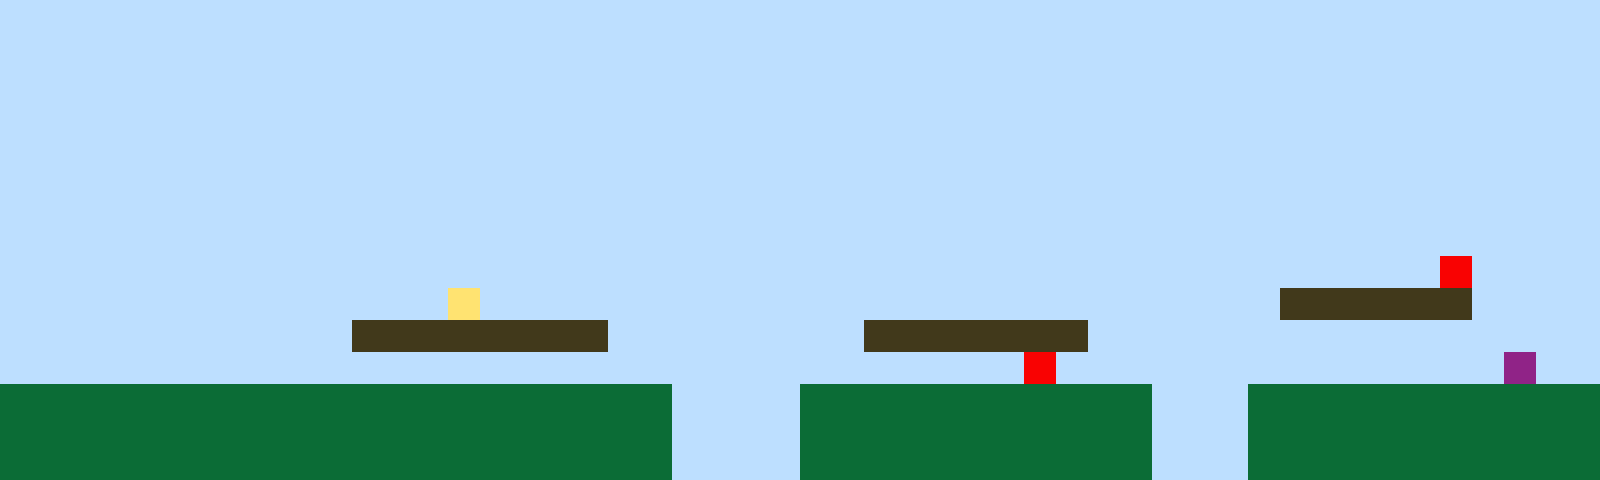

A 2D game scene composited from a Tiled map and its tileset images. What follows is a short description and the map's XML, with every tile layer's data as written:
An orthogonal 50x15 tile map with 32x32 px tiles, 1 tile layer (Tile Layer 1).

<map version="1.10" tiledversion="1.11.2" orientation="orthogonal" renderorder="right-up" width="50" height="15" tilewidth="32" tileheight="32" infinite="0" nextlayerid="2" nextobjectid="1"><editorsettings><export target="map1.csv" format="csv" /></editorsettings><tileset firstgid="1" name="sprites" tilewidth="32" tileheight="32" tilecount="6" columns="3"><image source="sprites.png" width="96" height="64" /></tileset><layer id="1" name="Tile Layer 1" width="50" height="15"><data encoding="csv">1,1,1,1,1,1,1,1,1,1,1,1,1,1,1,1,1,1,1,1,1,1,1,1,1,1,1,1,1,1,1,1,1,1,1,1,1,1,1,1,1,1,1,1,1,1,1,1,1,1,1,1,1,1,1,1,1,1,1,1,1,1,1,1,1,1,1,1,1,1,1,1,1,1,1,1,1,1,1,1,1,1,1,1,1,1,1,1,1,1,1,1,1,1,1,1,1,1,1,1,1,1,1,1,1,1,1,1,1,1,1,1,1,1,1,1,1,1,1,1,1,1,1,1,1,1,1,1,1,1,1,1,1,1,1,1,1,1,1,1,1,1,1,1,1,1,1,1,1,1,1,1,1,1,1,1,1,1,1,1,1,1,1,1,1,1,1,1,1,1,1,1,1,1,1,1,1,1,1,1,1,1,1,1,1,1,1,1,1,1,1,1,1,1,1,1,1,1,1,1,1,1,1,1,1,1,1,1,1,1,1,1,1,1,1,1,1,1,1,1,1,1,1,1,1,1,1,1,1,1,1,1,1,1,1,1,1,1,1,1,1,1,1,1,1,1,1,1,1,1,1,1,1,1,1,1,1,1,1,1,1,1,1,1,1,1,1,1,1,1,1,1,1,1,1,1,1,1,1,1,1,1,1,1,1,1,1,1,1,1,1,1,1,1,1,1,1,1,1,1,1,1,1,1,1,1,1,1,1,1,1,1,1,1,1,1,1,1,1,1,1,1,1,1,1,1,1,1,1,1,1,1,1,1,1,1,1,1,1,1,1,1,1,1,1,1,1,1,1,1,1,1,1,1,1,1,1,1,1,1,1,1,1,1,1,1,1,1,1,1,1,1,1,1,1,1,1,1,1,1,1,1,1,1,1,1,1,1,1,1,1,1,1,1,1,1,1,1,1,1,1,1,1,1,1,1,1,1,1,1,1,1,1,1,1,1,1,1,1,1,1,1,1,1,1,1,1,1,1,1,1,1,1,1,1,1,1,1,1,1,1,1,1,1,1,5,1,1,1,1,1,1,1,1,1,1,1,1,1,1,1,1,1,1,4,1,1,1,1,1,1,1,1,1,1,1,1,1,1,1,1,1,1,1,1,1,1,1,1,1,3,3,3,3,3,3,1,1,1,1,1,1,1,1,1,1,1,1,1,1,1,3,3,3,3,3,3,3,3,1,1,1,1,1,1,1,1,3,3,3,3,3,3,3,1,1,1,1,1,1,1,1,1,1,1,1,1,1,1,1,1,1,1,1,1,1,1,1,1,1,1,1,1,1,1,1,1,1,1,1,1,1,1,1,1,1,1,1,1,1,1,1,5,1,1,1,1,1,1,1,1,1,1,1,1,1,1,6,1,1,2,2,2,2,2,2,2,2,2,2,2,2,2,2,2,2,2,2,2,2,2,1,1,1,1,2,2,2,2,2,2,2,2,2,2,2,1,1,1,2,2,2,2,2,2,2,2,2,2,2,2,2,2,2,2,2,2,2,2,2,2,2,2,2,2,2,2,2,2,2,2,1,1,1,1,2,2,2,2,2,2,2,2,2,2,2,1,1,1,2,2,2,2,2,2,2,2,2,2,2,2,2,2,2,2,2,2,2,2,2,2,2,2,2,2,2,2,2,2,2,2,1,1,1,1,2,2,2,2,2,2,2,2,2,2,2,1,1,1,2,2,2,2,2,2,2,2,2,2,2</data></layer></map>
